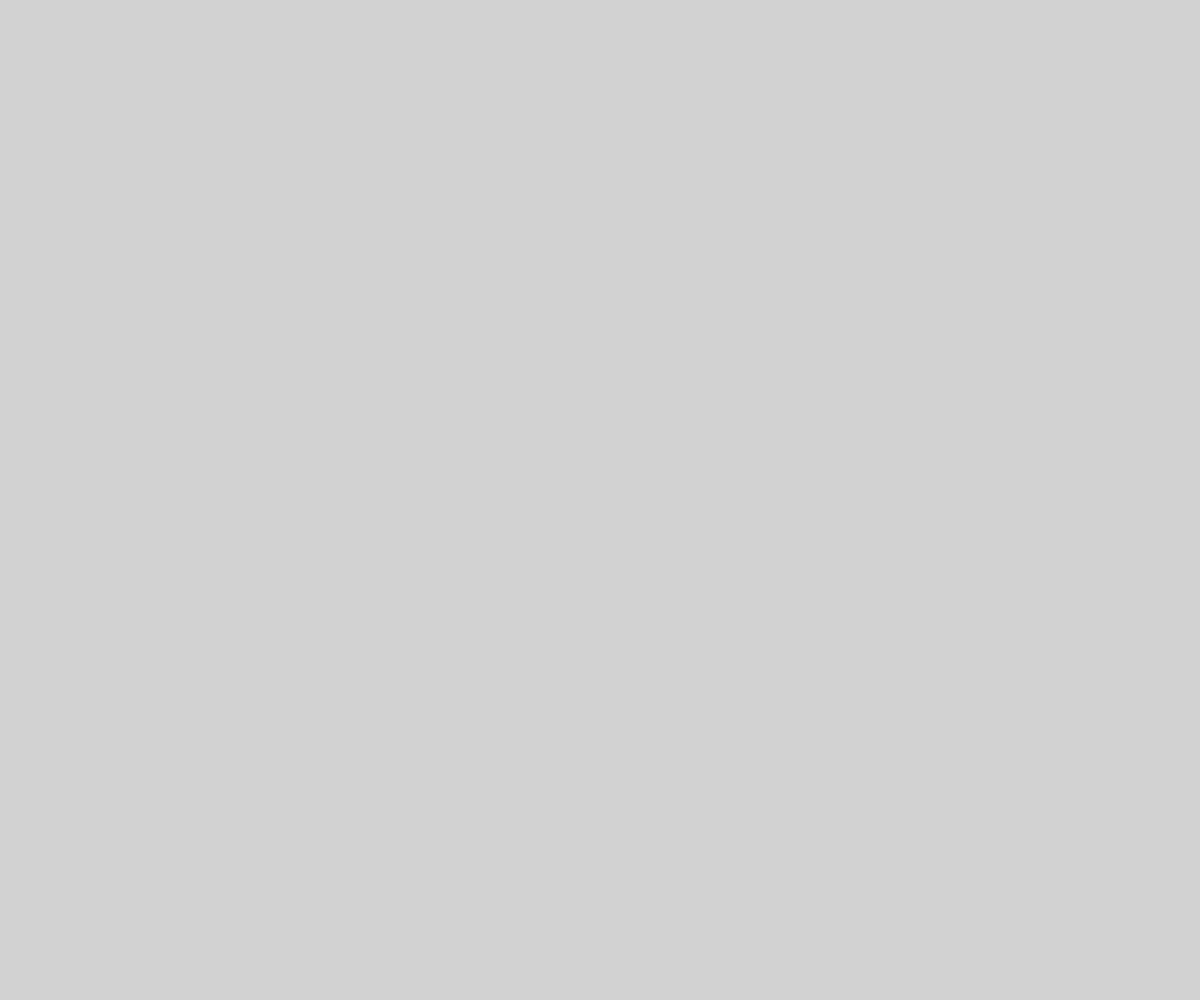
Frame 1 (no input)
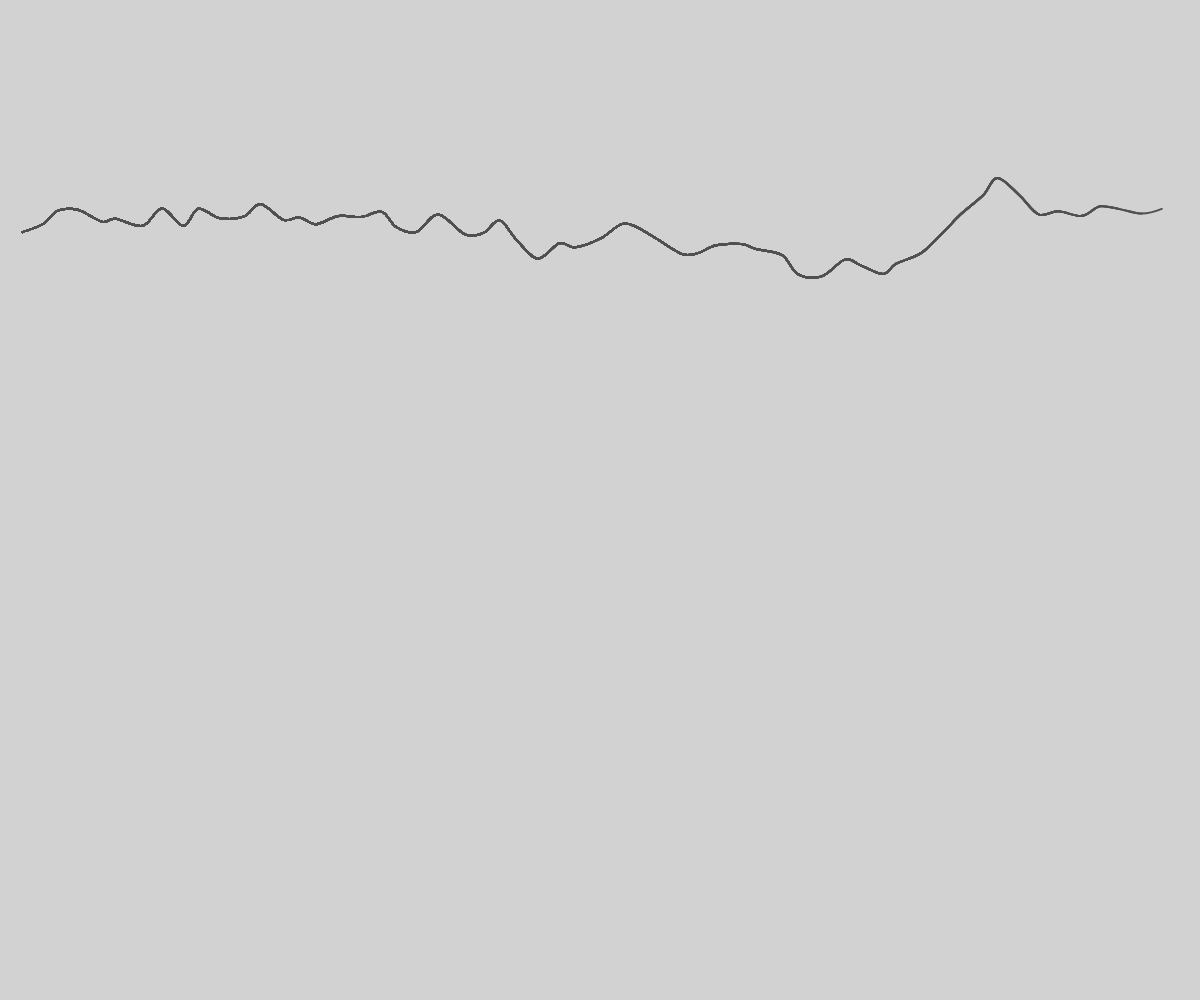
Frame 60 (no input)
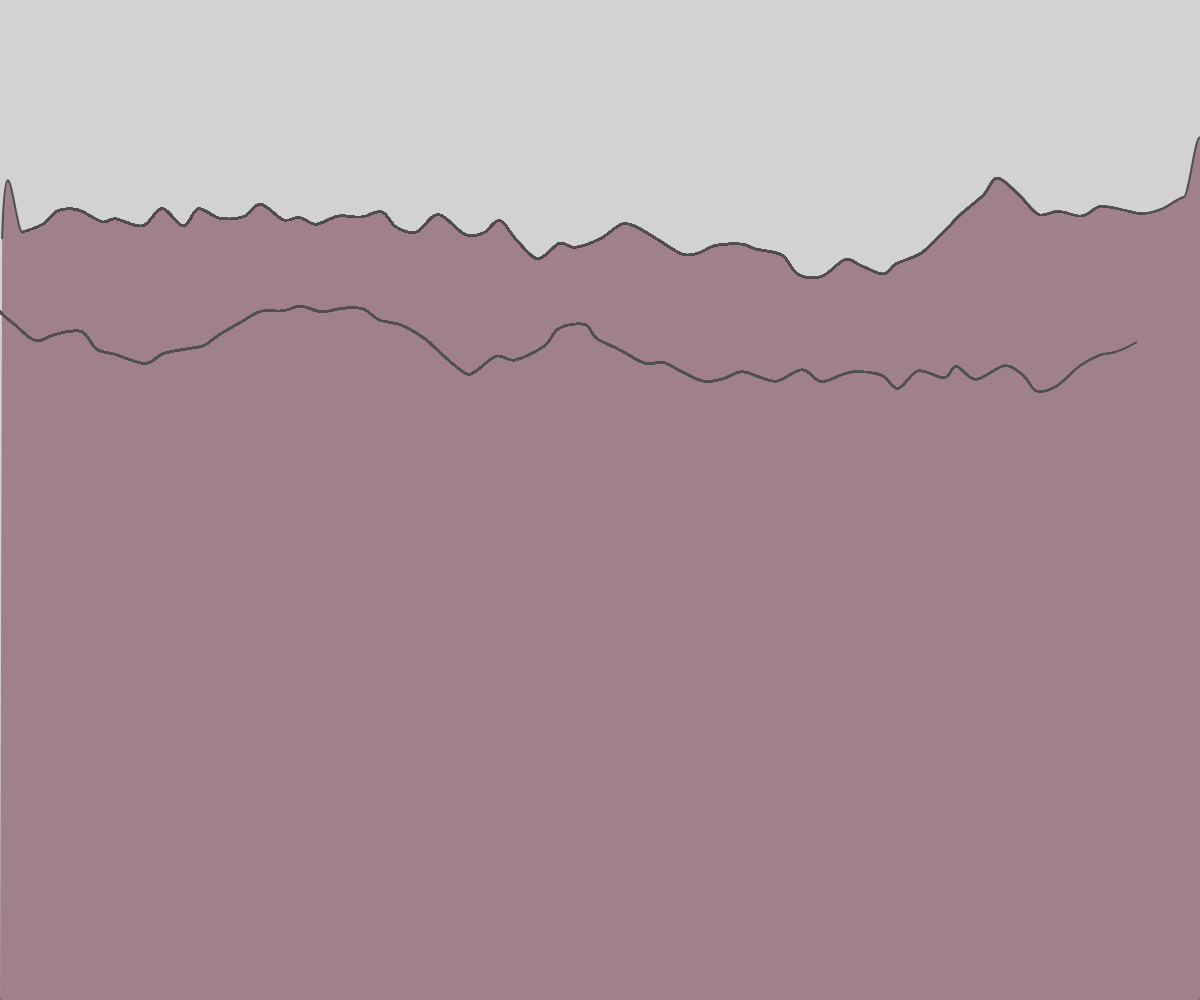
Frame 120 (the mouse pressed at the canvas centre since frame 60)

The p5.js sketch that drew these frames (run headless with seeded random() and noise() and a simulated clock; from frame 60 on, the mouse is pressed at the canvas centre):

// p5.js sketch
// ── sketch.js
function setup() {
    createCanvas(windowWidth, windowHeight);
    stroke(80);
    strokeWeight(2);
    noFill();
    background(210);
}

let x = 0
let vertexArray = new Array();

function draw() {
    let beforeY = windowHeight/4;
    if (vertexArray.length > 0) {
        beforeY = vertexArray[vertexArray.length-1][1];
    }
    newVertex = [x + random(-5, 5), random(beforeY - 20, beforeY + 20)]
    vertexArray.push(newVertex);

    beginShape();
    for (let i = 0; i < vertexArray.length; i++) {
        const point = vertexArray[i];
        curveVertex(point[0], point[1]);
    }
    endShape();

    x += 20;

    if (x > windowWidth) {
        fill(80, 0, 30, 100);
        beginShape();
        curveVertex(0, windowHeight);
        for (let i = 0; i < vertexArray.length; i++) {
            const point = vertexArray[i];
            curveVertex(point[0], point[1]);
        }
        vertex(windowWidth, windowHeight);
        vertex(0, windowHeight);
        vertex(0, vertexArray[0][1]);
        endShape();
        noFill();

        vertexArray = new Array();
        let newY = beforeY+100;
        if (newY > windowHeight) {
            newY = windowHeight / 4;
            background(210);
        }
        vertexArray.push([0, newY]);
        x = 0;
    }
}
